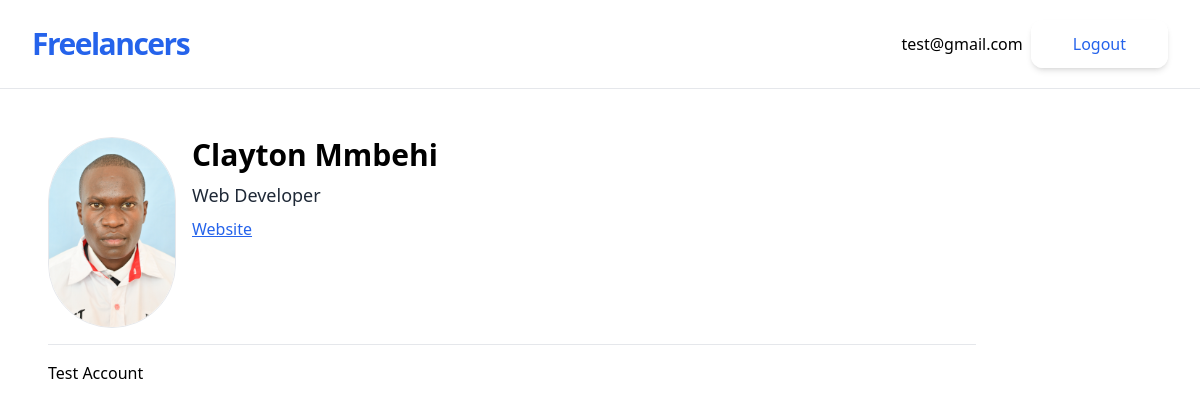
Page /developer/1/ (signed in) on the committed database.
### accounts/models.py (models this page shows, shortened)
class CustomUser(AbstractUser):
    pass

### jobs/models.py (models this page shows, shortened)
class Freelancer(models.Model):
    owner = models.OneToOneField(User, on_delete=models.CASCADE)
    name = models.CharField(max_length=50)
    tagline = models.CharField(max_length=30)
    bio = models.TextField(blank=True)
    website = models.URLField(blank=True)
    profile_pic = models.ImageField(upload_to='profiles/', blank=True)

### jobs/views.py (the view)
# urls.py: path('developer/<int:pk>/', FreelancerDetailView.as_view(), name='freelancer-detail'),
class FreelancerDetailView(DetailView):
    model= Freelancer

### jobs/templates/jobs/freelancer_detail.html
{% extends 'jobs/_base.html' %}
{% block content %}
<div class="flex">
    <div>
        {% if freelancer.profile_pic %}
                <img class="w-32 border rounded-full mr-4" src="{{ freelancer.profile_pic.url }}" alt="Profile pic">
        {% endif %}
    </div>
    <div>
        <h1 class="text-3xl font-semibold">{{object.name}}</h1>
        <p class="text-lg text-gray-800 my-2">{{object.tagline}}</p>
        {% if object.website %}
        <p><a class="text-blue-600 underline" target="_blank" href={{object.website}} alt="dev website">Website</a></p>
        {% else %}
        <p class="text-gray-600">No website</p>
        {% endif %}
    </div>
</div>
    <hr class="my-4">
    {{object.bio}}
{% endblock content %}

### jobs/templates/jobs/_base.html (shortened to what this page needs)
<!DOCTYPE html>
<html lang="en">
<head>
    <script src="https://cdn.tailwindcss.com"></script>
</head>
<body>
    <div class=" w-full max-w-7xl mx-auto">
        <div class="flex flex-col max-w-screen-xl p-5 mx-auto md:items-center md:justify-between md:flex-row md:px-6 lg:px-8 border-b">
            <div class="flex flex-row items-center justify-between lg:justify-start">
                <a href="{% url 'freelancer-list' %}" class="text-3xl font-bold tracking-tighter text-blue-600 transition duration-500 ease-in-out transform tracking-relaxed lg:pr-8"> Freelancers </a>
            </div>
            <nav class="flex-col items-center flex-grow hidden pb-4 md:pb-0 md:flex md:justify-end md:flex-row lg:pl-2">
                <div class="inline-flex items-center gap-2 list-none lg:ml-auto">
                    {% if user.is_authenticated %}
                    <p>{{user.email}}</p>
                    <form action="{% url 'account_logout' %}" method="POST">
                        <button type="submit" class="items-center block px-10 py-2.5 text-base font-medium text-center text-blue-600 transition duration-500 ease-in-out transform border-2 border-white shadow-md rounded-xl focus:outline-none focus:ring-2 focus:ring-offset-2 focus:ring-gray-500">Logout</button>
                    </form>
                    {% endif %}
                </div>
            </nav>
        </div>
        <div class="container p-12">
            {% block content %}
            {% endblock content %}
        </div>
    </div>
</body>
</html>

### rows in the picture
CustomUser: email "test@gmail.com"
Freelancer: profile_pic (picture), name "Clayton Mmbehi", tagline "Web Developer", bio "Test Account"
